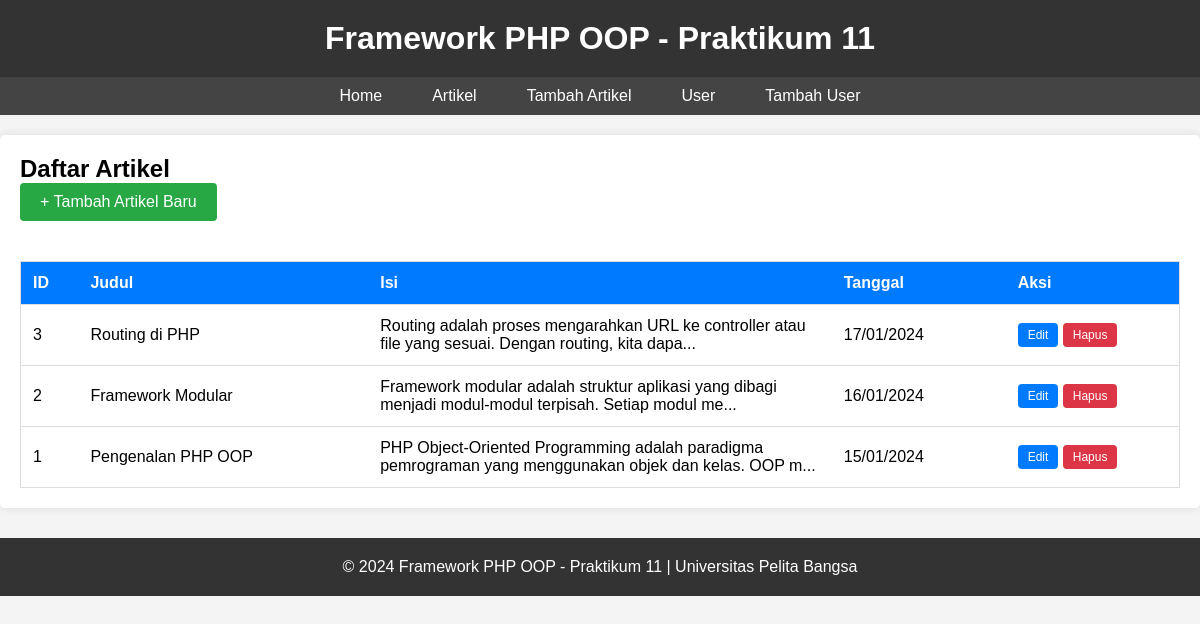
/index.php?mod=artikel&page=index, run on the app's committed database.
### tables this page shows
CREATE TABLE IF NOT EXISTS artikel (
    id INT(11) AUTO_INCREMENT PRIMARY KEY,
    judul VARCHAR(255) NOT NULL,
    isi TEXT NOT NULL,
    tanggal DATE NOT NULL
);

### config.php (called while the page is built)
<?php
$config = [
    'host' => 'localhost',
    'username' => 'root',
    'password' => '',
    'db_name' => 'latihan_oop'
];
?>

### class/database.php (called while the page is built, shortened)
<?php
class Database
{
    protected $host;
    protected $user;
    protected $password;
    protected $db_name;
    protected $conn;
    public function __construct()
    {
        $this->conn = new mysqli($this->host, $this->user, $this->password, $this->db_name);
    }
    private function getConfig()
    {
        include("config.php");
        $this->host = $config['host'];
        $this->user = $config['username'];
        $this->password = $config['password'];
        $this->db_name = $config['db_name'];
    }
    public function query($sql)
    {
        return $this->conn->query($sql);
    }
}
?>

### module/artikel/index.php (the view)
<?php
$db = new Database();
$result = $db->query("SELECT * FROM artikel ORDER BY id DESC");
?>
<h2>Daftar Artikel</h2>
<a href="/lab11_php_oop/artikel/tambah" class="btn btn-success" style="margin-bottom: 20px;">+ Tambah Artikel Baru</a>
<?php if ($result && $result->num_rows > 0): ?>
<table class="data-table">
    <thead>
        <tr>
            <th width="5%">ID</th>
            <th width="25%">Judul</th>
            <th width="40%">Isi</th>
            <th width="15%">Tanggal</th>
            <th width="15%">Aksi</th>
        </tr>
    </thead>
    <tbody>
        <?php while ($row = $result->fetch_assoc()): ?>
        <tr>
            <td><?php echo $row['id']; ?></td>
            <td><?php echo $row['judul']; ?></td>
            <td><?php echo substr($row['isi'], 0, 100) . '...'; ?></td>
            <td><?php echo date('d/m/Y', strtotime($row['tanggal'])); ?></td>
            <td>
                <a href="/lab11_php_oop/artikel/ubah?id=<?php echo $row['id']; ?>" class="btn" style="font-size: 12px; padding: 5px 10px;">Edit</a>
                <a href="/lab11_php_oop/artikel/hapus?id=<?php echo $row['id']; ?>" class="btn btn-danger" style="font-size: 12px; padding: 5px 10px;" onclick="return confirm('Yakin ingin menghapus?')">Hapus</a>
            </td>
        </tr>
        <?php endwhile; ?>
    </tbody>
</table>
<?php else: ?>
<div class="alert alert-danger">
    Belum ada data artikel. <a href="/lab11_php_oop/artikel/tambah">Tambah artikel sekarang</a>
</div>
<?php endif; ?>

### template/header.php (shortened to what this page needs)
<!DOCTYPE html>
<html lang="id">
<head>
</head>
<body>
    <div class="header">
        <h1>Framework PHP OOP - Praktikum 11</h1>
    </div>
    <div class="nav">
        <ul>
            <li><a href="index.php?mod=home&page=index">Home</a></li>
            <li><a href="index.php?mod=artikel&page=index">Artikel</a></li>
            <li><a href="index.php?mod=artikel&page=tambah">Tambah Artikel</a></li>
            <li><a href="index.php?mod=user&page=index">User</a></li>
            <li><a href="index.php?mod=user&page=tambah">Tambah User</a></li>
        </ul>
    </div>
    <div class="container">

### index.php (shortened to what this page needs)
<?php
include "config.php";
include "class/Database.php";
$mod = isset($_GET['mod']) ? $_GET['mod'] : 'home';
$page = isset($_GET['page']) ? $_GET['page'] : 'index';
$file = "module/{$mod}/{$page}.php";
include "template/header.php";
if (file_exists($file)) {
    include $file;
} else {
    echo '<div class="alert alert-danger">Modul tidak ditemukan: ' . $mod . '/' . $page . '</div>';
}
include "template/footer.php";
?>

### template/footer.php
</div>
    <div style="text-align: center; padding: 20px; margin-top: 30px; background-color: #333; color: white;">
        <p>&copy; 2024 Framework PHP OOP - Praktikum 11 | Universitas Pelita Bangsa</p>
    </div>
</body>
</html>

### template/header.php (style rules this page uses)
* { margin: 0; padding: 0; box-sizing: border-box; }
body { font-family: Arial, sans-serif; background-color: #f4f4f4; }
.header { background-color: #333; color: white; padding: 20px; text-align: center; }
.nav { background-color: #444; padding: 10px; }
.nav ul { list-style: none; display: flex; justify-content: center; gap: 20px; }
.nav a { color: white; text-decoration: none; padding: 5px 15px; }
.container { max-width: 1200px; margin: 20px auto; background-color: white; padding: 20px; border-radius: 5px; box-shadow: 0 0 10px rgba(0,0,0,0.1); }
table { width: 100%; border-collapse: collapse; margin-top: 20px; }
table td { padding: 10px; }
input[type="submit"], .btn { background-color: #007bff; color: white; padding: 10px 20px; border: none; border-radius: 4px; cursor: pointer; text-decoration: none; display: inline-block; }
.btn-success { background-color: #28a745; }
.btn-danger { background-color: #dc3545; }
.data-table { width: 100%; border: 1px solid #ddd; }
.data-table th, .data-table td { padding: 12px; text-align: left; border-bottom: 1px solid #ddd; }
.data-table th { background-color: #007bff; color: white; }

### data on the page
artikel: id "3", judul "Routing di PHP", isi "Routing adalah proses mengarahkan URL ke controller atau file yang sesuai. Dengan routing, kita dapa", tanggal "17/01/2024"
artikel: id "2", judul "Framework Modular", isi "Framework modular adalah struktur aplikasi yang dibagi menjadi modul-modul terpisah. Setiap modul me", tanggal "16/01/2024"
artikel: id "1", judul "Pengenalan PHP OOP", isi "PHP Object-Oriented Programming adalah paradigma pemrograman yang menggunakan objek dan kelas. OOP m", tanggal "15/01/2024"
